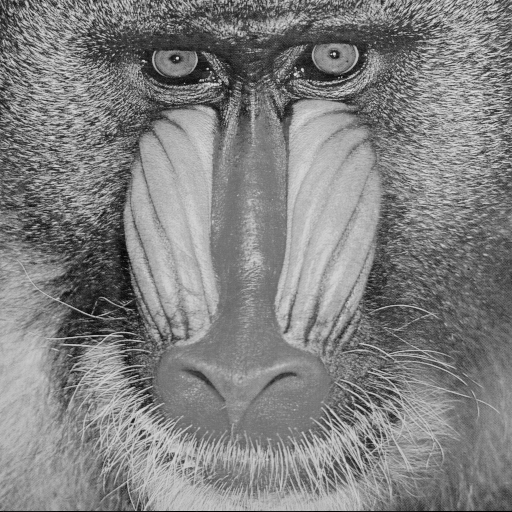
#> input picture baboon.png, 512 x 512 px
$ python exercicio8h11.py
#> lines starting #> are read from the running program, lines starting #| are printed output that depends on the picture
from scipy import misc
from scipy import ndimage
import numpy as np
import matplotlib.pyplot as plt
import imageio

img=imageio.imread("baboon.png")
#> img is the input picture: shape (512, 512); min 0, max 230, mean 129.1
newImg = img
lvl = 7

for i in range(img.shape[0]-1):
    for j in range(img.shape[1]-1):
        if(i == 0):
            if (j == 0):
                newImg[i][j] = img[i+1][j]+img[i][j+1]+img[i+1][j+1]
            else:
                newImg[i][j] = img[i+1][j]+img[i][j+1]+img[i+1][j+1] - img[i][j-1]
        else:
            if(j == 0):
                newImg[i][j] = img[i+1][j]+img[i][j+1]+img[i+1][j+1] - img[i-1][j]
            else:
                newImg[i][j] = img[i+1][j]+img[i][j+1]+img[i+1][j+1] - img[i-1][j] - img[i][j-1] - img[i - 1][j-1]
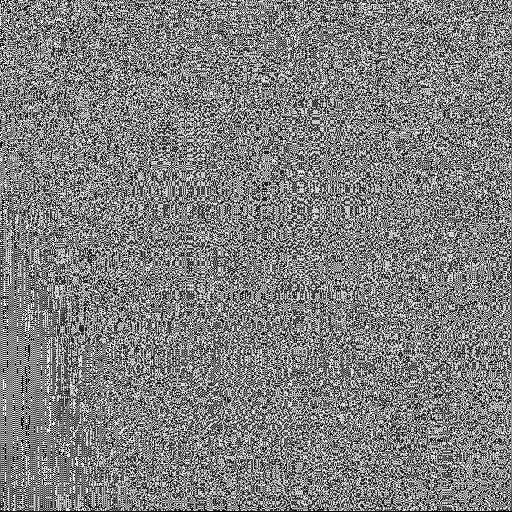
#> newImg: shape (512, 512); min 0, max 255, mean 127.4

newImg[newImg>255] = 255
newImg[newImg<0] = 0

plt.imshow(newImg, cmap = "gray")
plt.show()

$ run again, with butterfly.png copied over baboon.png
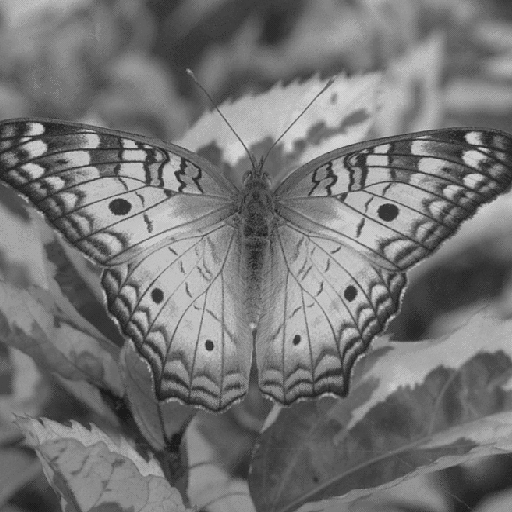
#> input picture butterfly.png, 512 x 512 px
#> img is the input picture: shape (512, 512); min 27, max 212, mean 116.8
#> after the loop `for i in range(img.shape[0]-1):`:
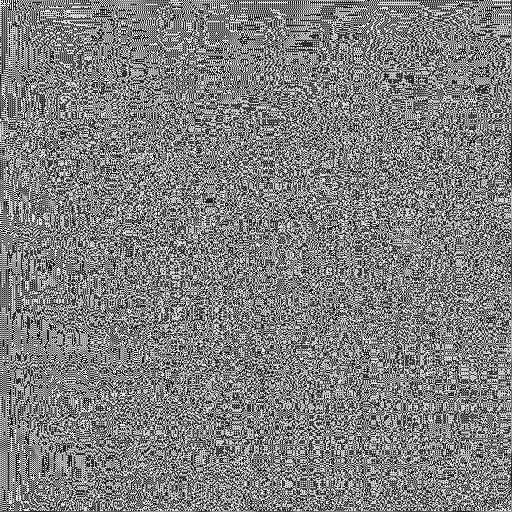
#> newImg: shape (512, 512); min 0, max 255, mean 127.7

$ run again, with city.png copied over baboon.png
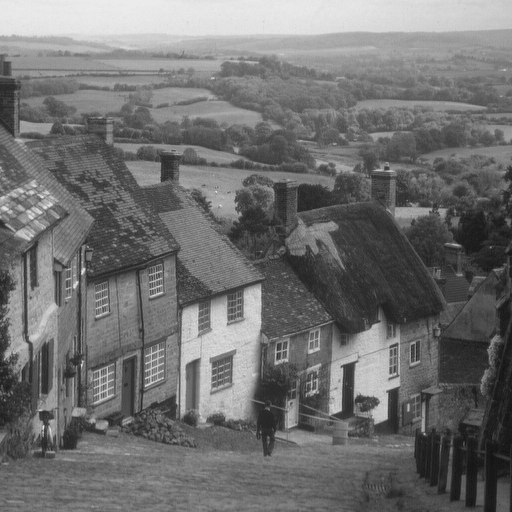
#> input picture city.png, 512 x 512 px
#> img is the input picture: shape (512, 512); min 16, max 235, mean 112.2
#> after the loop `for i in range(img.shape[0]-1):`:
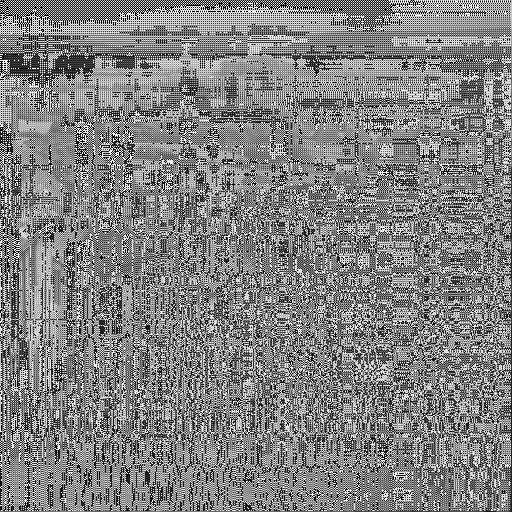
#> newImg: shape (512, 512); min 0, max 255, mean 129.2
